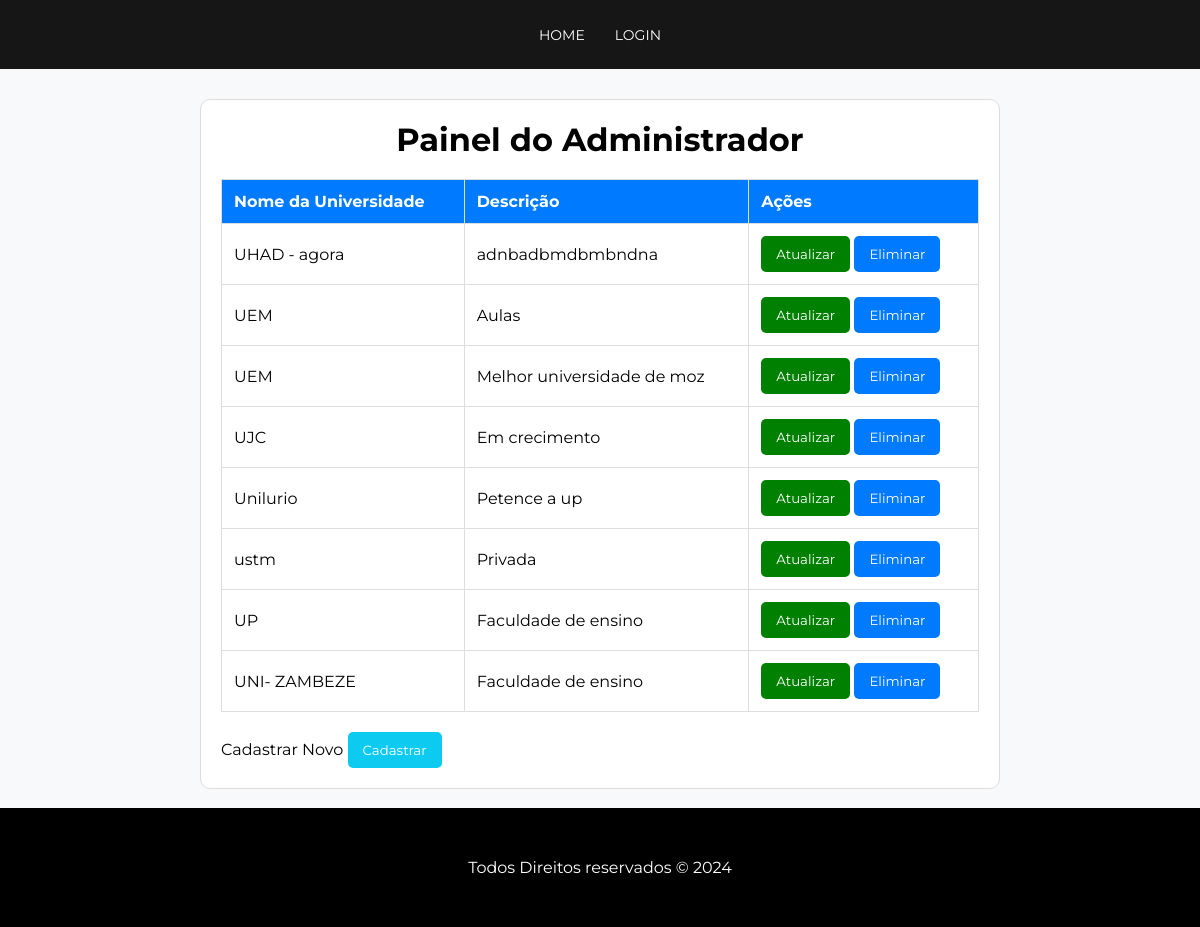
The app's page /dashbord.php with its own data.
### tables this page shows
CREATE TABLE `universidades` (
  `id` int(11) NOT NULL,
  `nome` varchar(200) NOT NULL,
  `descricao` varchar(200) NOT NULL,
  `localizacao` varchar(200) NOT NULL,
  `cursos` text NOT NULL,
  `img` varchar(200) NOT NULL
);

### dashbord.php (the view)
<?php
  include_once("templates/header.php");
  require "config/config.php";
  require "estilo.php";
  $posts= $conn->query("SELECT * FROM universidades");
  $posts->execute();
  $post= $posts->fetchAll(PDO::FETCH_OBJ);
?>
<div class="container">
        <h1>Painel do Administrador</h1>
        <table>
            <thead>
                <tr>
                    <th>Nome da Universidade</th>
                    <th>Descrição</th>
                    <th>Ações</th>
                </tr>
            </thead>
            <?php foreach($post as $pos): ?>
            <tbody>
                <tr>
                    <td><?= $pos->nome ?></td>
                    <td><?= $pos->descricao ?></td>
                    <td>
                    <a href="update.php?upd_id=<?=$pos->id?>"><button style="background-color: green;" >Atualizar</button></a>
                    <a href="delete.php?del_id=<?=$pos->id?>"><button>Eliminar</button></a>
                </td>
                </tr>
            </tbody>
            <?php endforeach; ?>
        </table>
    <p>Cadastrar Novo         <a href="insert.php"><button style="background-color: #0dcaf0;">Cadastrar</button></a></p>
    </div>
  <tbody>
<br>
<br>
<br>
<br>
<br>
<br>
<?php
   include_once("templates/footer.php");
?>

### css/styles.css (style rules this page uses)
* { padding: 0; margin: 0; box-sizing: border-box; font-family: 'Montserrat', sans-serif; }
html { min-height: 100vh; position: relative; }

### css/estilo.css (style rules this page uses)
.container { max-width: 600px; margin: 30px auto; padding: 20px; background-color: #fff; border: 1px solid #ddd; border-radius: 10px; }
button { padding: 10px 15px; background-color: #007bff; color: white; border: none; border-radius: 5px; cursor: pointer; }
body { font-family: Arial, sans-serif; background-color: #f8f9fa; margin: 0; padding: 0; }
.container { max-width: 800px; margin: 30px auto; padding: 20px; background-color: #fff; border: 1px solid #ddd; border-radius: 10px; }
h1 { text-align: center; margin-bottom: 20px; }
table { width: 100%; border-collapse: collapse; margin-bottom: 20px; }
th, td { padding: 12px; border: 1px solid #ddd; text-align: left; }
th { background-color: #007bff; color: white; }

### records on screen
universidades: nome "UHAD - agora", descricao "adnbadbmdbmbndna"
universidades: nome "UEM", descricao "Aulas"
universidades: nome "UEM", descricao "Melhor universidade de moz"
universidades: nome "UJC", descricao "Em crecimento"
universidades: nome "Unilurio", descricao "Petence a up"
universidades: nome "ustm", descricao "Privada"
universidades: nome "UP", descricao "Faculdade de ensino"
universidades: nome "UNI- ZAMBEZE", descricao "Faculdade de ensino"
